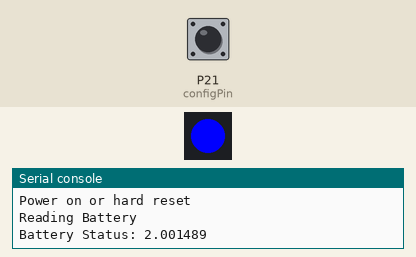
Bench run of a program on a simulated Pycom board running MicroPython. Shown: 1 RGB LEDs in strip order, left to right, the last lines printed to the serial console. The inputs (shaded band) are chosen by the test bench; at power-on: P21 (configPin) HIGH. No radio messages arrive unless stated (any console line starting 'radio sent:' is added by the test bench); deep sleep restarts the program when it ends.

Above: at 0.1 s.
At 2.1 s:
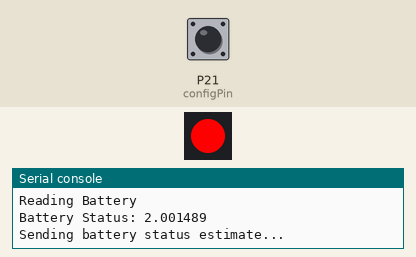
At 4.2 s:
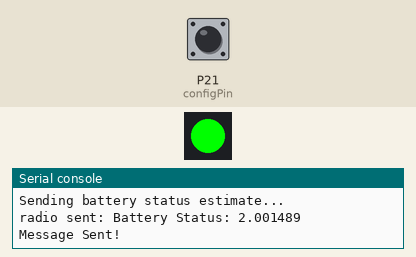
Timing chart, 0 to 5.7 s (numbered marks = the images above):
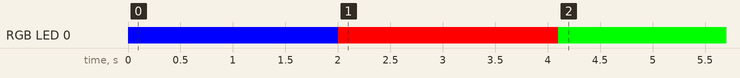

Measured:
- by itself, RGB LED 0: off → RGB(0, 0, 255) at 0.00 s, → RGB(255, 0, 0) 2.0 s later, → RGB(0, 255, 0) 2.1 s later

The program:

main.py
```python
from machine import Pin, ADC
from network import LoRa
import socket
from utime import sleep

# Use a pin for a 'config' mode
configPin = Pin('P21', Pin.IN, Pin.PULL_UP)

# Create an ADC object
adc = ADC()

# vbatt pin:
vbatt = adc.channel(attn=1, pin='P16')

def battConversion():
    adcVoltage = vbatt()
    voltage = adcVoltage*3*1.334/4095

    return voltage

# Initialise LoRa in LoRa mode
# For Europe, use LoRa.EU868

lora = LoRa(mode=LoRa.LORA, region=LoRa.EU868)

# Create a raw LoRa socket
s = socket.socket(socket.AF_LORA, socket.SOCK_RAW)

# Check the Config pin:
configMode = not configPin()

if not configMode:
    print('Reading Battery')
    pycom.rgbled(0x0000FF)
    message = 'Battery Status: {}'.format(battConversion())
    print(message)
    sleep(2)

    print('Sending battery status estimate...')
    pycom.rgbled(0xFF0000)
    sleep(2)
    s.setblocking(True)
    # Send some data
    s.send(message)

    print('Message Sent!')
    pycom.rgbled(0x00FF00)
    sleep(2)

    print('Going to sleep')
    machine.deepsleep(300000)

# Otherwise, we are in 'config' so exit to REPL
print('Config Mode')
```

boot.py
```python
# boot.py -- run on boot-up
import pycom
import machine

pycom.wifi_on_boot(False)
pycom.heartbeat(False)

if machine.reset_cause() == machine.DEEPSLEEP_RESET:
    print('Woke up from a deep sleep')
else:
    print('Power on or hard reset')
```
